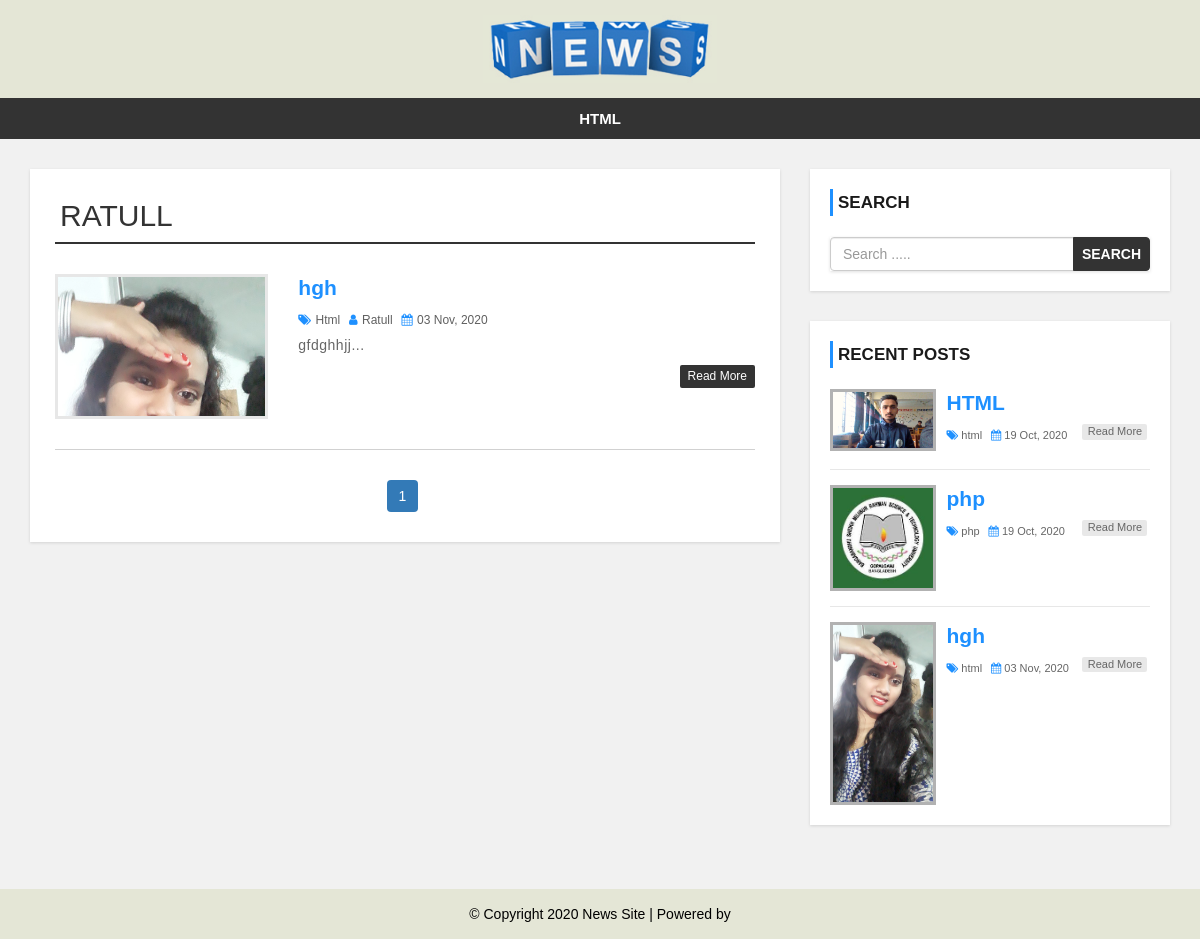
The page /author.php?author_id=3 on the database its author committed.
### tables this page shows
CREATE TABLE IF NOT EXISTS `category` (
  `category_id` int(11) NOT NULL AUTO_INCREMENT,
  `category_name` varchar(100) NOT NULL,
  `post` int(11) DEFAULT NULL,
  PRIMARY KEY (`category_id`)
);

CREATE TABLE IF NOT EXISTS `user` (
  `user_id` int(10) NOT NULL AUTO_INCREMENT,
  `first_name` varchar(30) NOT NULL,
  `last_name` varchar(30) NOT NULL,
  `username` varchar(30) NOT NULL,
  `password` varchar(40) NOT NULL,
  `role` int(11) NOT NULL,
  PRIMARY KEY (`user_id`)
);

CREATE TABLE IF NOT EXISTS `post` (
  `post_id` int(11) NOT NULL AUTO_INCREMENT,
  `title` varchar(100) NOT NULL,
  `description` text NOT NULL,
  `category` varchar(100) NOT NULL,
  `post_date` varchar(50) NOT NULL,
  `author` int(11) NOT NULL,
  `post_img` varchar(100) NOT NULL,
  PRIMARY KEY (`post_id`)
);

### author.php (the view, shortened to what this page needs)
<?php include 'header.php'; ?>
    <div id="main-content">
      <div class="container">
        <div class="row">
            <div class="col-md-8">
                <div class="post-container">
                    <?php
                    include 'admin/config.php';
                    if(isset($_GET['author_id'])){
                    $author_id=$_GET['author_id'];
                    $query_cat="SELECT * FROM user WHERE user_id={$author_id}";
                    $result_cat=mysqli_query($conn,$query_cat) or die("Query failed.");
                    $row_new=mysqli_fetch_assoc($result_cat);
                    ?>
                   <h2 class="page-heading"><?php echo strtoupper($row_new['username']); ?></h2>
                    <?php
$limit=3;
if(isset($_GET['page'])){
$page_number=$_GET['page'];
}else{
  $page_number=1;
}
$offset=($page_number-1) * $limit;
  $query="SELECT post.post_id,post.title,post.description,post.post_img,post.post_date,post.category,category.category_name,user.username, post.author FROM post
LEFT JOIN category ON post.category = category.category_id
LEFT JOIN user ON post.author = user.user_id WHERE post.author={$author_id}
ORDER BY post.post_id DESC LIMIT {$offset},{$limit}";
       $result=mysqli_query($conn,$query) or die("Query failed.");
$count=mysqli_num_rows($result);
if($count>0){
    while ($row = mysqli_fetch_assoc($result)) {
?>
                        <div class="post-content">
                        <div class="row">
                            <div class="col-md-4">
                                <a class="post-img" href="single.php?id=<?php echo $row['post_id'] ?>"><img src="admin/upload/<?php echo $row['post_img'] ?>" alt=""/></a>
                            </div>
                            <div class="col-md-8">
                                <div class="inner-content clearfix">
                                    <h3><a href='single.php?id=<?php echo $row['post_id'] ?>'><?php echo $row['title'] ?></a></h3>
                                    <div class="post-information">
                                        <span>
                                            <i class="fa fa-tags" aria-hidden="true"></i>
                                            <a href='category.php?cid=<?php echo $row['category'] ?>'><?php echo $row['category_name'] ?></a>
                                        </span>
                                        <span>
                                            <i class="fa fa-user" aria-hidden="true"></i>
                                            <a href='author.php?author_id=<?php echo $row['author'] ?>'><?php echo $row['username'] ?></a>
                                        </span>
                                        <span>
                                            <i class="fa fa-calendar" aria-hidden="true"></i>
                                            <?php echo $row['post_date'] ?>
                                        </span>
                                    </div>
                                    <p class="description">
                                        <?php echo substr($row['description'],0,150)."..."?>
                                    </p>
                                    <a class='read-more pull-right' href='single.php?id=<?php echo $row['post_id'] ?>'>read more</a>
                                </div>
                            </div>
                        </div>
                    </div>
                    <?php }
                        }else{
                            echo "No record found";
                        }
                    }
                $query2="SELECT * FROM post WHERE post.author={$author_id}";
                  $result2=mysqli_query($conn,$query2) or dir("Query failed.");
                  if(mysqli_num_rows($result2)){
                    $total_records=mysqli_num_rows($result2);
                    $total_page=ceil($total_records/$limit);
                    echo "<ul class='pagination admin-pagination'>";
                    for ($i=1; $i <=$total_page ; $i++) {
                      if($i == $page_number){
                        $active="active";
                      }else{
                        $active="";
                      }
                      echo '<li class='.$active.'><a href="author.php?author_id='.$author_id.'&page='.$i.'">'.$i.'</a></li>';
                    }
              }
                    ?>
                </div>
            </div>
            <?php include 'sidebar.php'; ?>
        </div>
      </div>
    </div>
<?php include 'footer.php'; ?>

### header.php (shortened to what this page needs)
<!DOCTYPE html>
<html lang="en">
<head>
    <link rel="stylesheet" href="css/bootstrap.min.css" />
    <link rel="stylesheet" href="css/font-awesome.css">
    <link rel="stylesheet" href="css/style.css">
</head>
<body>
<div id="header">
    <div class="container">
        <div class="row">
            <div class=" col-md-offset-4 col-md-4">
                <a href="index.php" id="logo"><img src="images/news.jpg"></a>
            </div>
        </div>
    </div>
</div>
<div id="menu-bar">
    <div class="container">
        <div class="row">
            <div class="col-md-12">
                    <?php
                    include "admin/config.php";
                    $query="SELECT * FROM category WHERE post > 0";
                    $result=mysqli_query($conn,$query) or die(" Categories Query failed.");
                    if (mysqli_num_rows($result)){
                    $active="";
                    ?>
                    <ul class='menu'>
                    <?php
                    while ($row = mysqli_fetch_assoc($result)) {
                    echo "<li><a class='$active' href='category.php?cid={$row['category_id']}'>{$row['category_name']}</a></li>";
                    }
                    ?>
                    </ul>
                    <?php } ?>
            </div>
        </div>
    </div>
</div>

### sidebar.php
<div id="sidebar" class="col-md-4">
    <div class="search-box-container">
        <h4>Search</h4>
        <form class="search-post" action="search.php" method ="GET">
            <div class="input-group">
                <input type="text" name="search" class="form-control" placeholder="Search .....">
                <span class="input-group-btn">
                    <button type="submit" class="btn btn-danger">Search</button>
                </span>
            </div>
        </form>
    </div>
                    <?php
  $query="SELECT post.post_id,post.title,post.description,post.post_img,post.post_date,post.category,category.category_name,user.username, post.author FROM post
LEFT JOIN category ON post.category = category.category_id
LEFT JOIN user ON post.author = user.user_id
ORDER BY post.post_id";
$result=mysqli_query($conn,$query);
?>
    <div class="recent-post-container">
        <h4>Recent Posts</h4>
    <?php
    while ($row = mysqli_fetch_assoc($result)) {  ?>
        <div class="recent-post">
            <a class="post-img" href="single.php?id=<?php echo $row['post_id'] ?>"><img src="admin/upload/<?php echo $row['post_img'] ?>" alt=""/></a>
            <div class="post-content">
               <h3><a href='single.php?id=<?php echo $row['post_id'] ?>'><?php echo $row['title'] ?></a></h3>
                <span>
                    <i class="fa fa-tags" aria-hidden="true"></i>
                        <a href='category.php?cid=<?php echo $row['category'] ?>'><?php echo $row['category_name'] ?></a>
                </span>
                <span>
                    <i class="fa fa-calendar" aria-hidden="true"></i>
                    <?php echo $row['post_date'] ?>
                </span>
               <a class='read-more pull-right' href='single.php?id=<?php echo $row['post_id'] ?>'>read more</a>
            </div>
        </div>
 <?php  }   ?>
        </div>
    </div>

### css/style.css (style rules this page uses)
body { background: #f1f1f1; font-family: sans-serif,arial,Helvetica; }
a, a:hover, a:focus { text-decoration: none; outline: none; }
ul { margin:0; padding:0; list-style:none; }
h2.page-heading { margin: 5px 0 30px; padding: 0 5px 10px; border-bottom: 2px solid #333; }
form { background: #fff; padding: 25px; box-shadow:0 1px 3px rgba(0, 0, 0, 0.13); }
#header { background: #e4e6d6; text-align: center; padding: 15px; }
#logo { display: inline-block; width: 65%; }
#logo img { width: 100%; }
#menu-bar { background: #333; text-align: center; }
#menu-bar .menu > li { display: inline-block; }
.menu > li > a { padding: 10px 20px; display: block; text-transform: uppercase; color: #fff; font-size: 15px; font-weight:600; transition:all 0.5s ease 0s; }
#main-content { padding: 30px 0; min-height: 750px; }
#main-content .post-container { background-color: #fff; padding: 25px; box-shadow: 0 1px 3px rgba(0, 0, 0, 0.13); }
#main-content .post-content { border-bottom: 1px solid #d1d1d1; padding: 0 0 30px; margin-bottom:30px; }
#main-content .post-content img { width: 100%; }
#main-content .post-content .post-img { border: 3px solid #e7e7e7; display: block; height: 145px; overflow: hidden; transition: border .3s; }
#main-content .post-content h3 { font-size: 21px; line-height: 28px; font-weight: 600; margin: 0 0 7px; }
#main-content .post-content h3 a { color: #1e90ff; transition:all 0.3s; }
#main-content .post-content .post-information span { color: #606060; font-size: 12px; text-transform: capitalize; margin: 0 5px 5px 0; display: inline-block; }
#main-content .post-content .post-information i { color: #1e90ff; margin-right: 1px; }
#main-content .post-content .post-information a { color: #606060; text-decoration: none; }
#main-content .post-content p, #main-content .single-post p { color: #666; font-size: 14px; letter-spacing: 0.5px; margin:0 0 10px; }
#main-content .post-content a.read-more { color: #fff; background-color: #333333; font-size: 12px; text-transform: capitalize; padding: 3px 8px; border-radius: 2px; transition: all 0.3s; }
.pagination { display: block; text-align: center; margin: 0; }
.pagination li { display:inline-block; margin: 0 5px 0 0; }
.pagination li a { border: none; background: #1e90ff; color: #fff; }
i.fa { color:#222; }
#sidebar h4 { color: #1A1A1A; font-size: 17px; line-height: 27px; font-weight:600; text-transform: uppercase; padding: 0 0 0 5px; margin: 0 0 21px; border-left: 3px solid #1e90ff; }
#sidebar .search-box-container { background-color: #fff; padding: 20px; margin: 0 0 30px; box-shadow: 0 1px 3px rgba(0, 0, 0, 0.13); }
#sidebar .search-post { padding: 0; }
#sidebar .search-post input { color: #606060; }
#sidebar .search-post .btn { font-weight: 600; text-transform: uppercase; padding: 6px 8px; background-color: #333333; border-color: #333333; outline: none; }
#sidebar .recent-post-container { padding: 20px; background: #fff; box-shadow: 0 1px 3px rgba(0, 0, 0, 0.13); }
#sidebar .recent-post { border-bottom: 1px solid #e7e7e7; padding: 0 0 15px; margin: 0 0 15px; }
#sidebar .recent-post:last-child { margin: 0; padding: 0; border: none; }
#sidebar .recent-post .post-img { display: inline-block; width: 33%; border: 3px solid rgba(0,0,0,0.3); vertical-align: top; transition: border .3s; }
#sidebar .recent-post .post-img img { width: 100%; }
#sidebar .recent-post .post-content { width: 65%; display: inline-block; border: none; padding: 0 0 0 7px; margin: 0; }
#sidebar .recent-post span { color: #666; font-size: 11px; display: inline-block; margin: 0 5px 10px 0; }
#sidebar .recent-post span a { color: #666; }
#sidebar .recent-post span i { color: #1E90FF; }
#sidebar .recent-post a.read-more { color: #666; background-color: rgba(0,0,0,0.09); width: 65px; font-size: 11px; text-align: center; padding: 0; display: block; transition: all 0.3s; }

### rows shown on the page
category: category_name "HTML"
user: username "RATULL"
post: post_img (picture), title "hgh", category.category_name "Html", user.username "Ratull", post_date "03 Nov, 2020", description "gfdghhjj", category.category_name "html"
post: post_img (picture), title "HTML", category.category_name "html", post_date "19 Oct, 2020"
post: post_img (picture), title "php", category.category_name "php", post_date "19 Oct, 2020"
